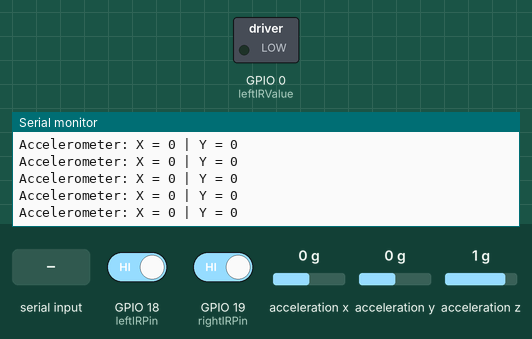
This sketch was run on a simulated ESP32. Parts: switched loads named in the sketch (green lamp = pin HIGH), the last lines printed to the serial monitor. Wiring (inferred from the names in the program): MPU-6050 motion sensor at I2C address 0x68. The test bench sets the inputs (shaded band); at power-on: acceleration x 0 g, GPIO 18 (leftIRPin) HIGH, GPIO 19 (rightIRPin) HIGH, acceleration y 0 g, acceleration z 1 g.

Above: at 1.2 s.
1.3 s: "L" received over Serial
At 1.32 s:
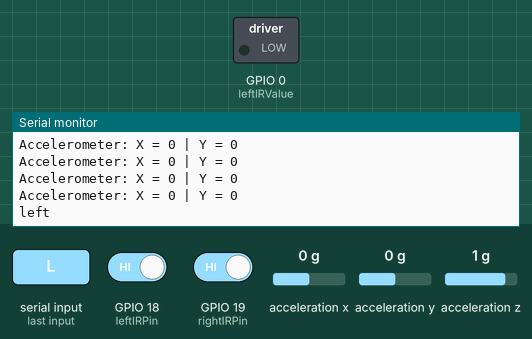
2.8 s: "R" received over Serial
At 2.84 s:
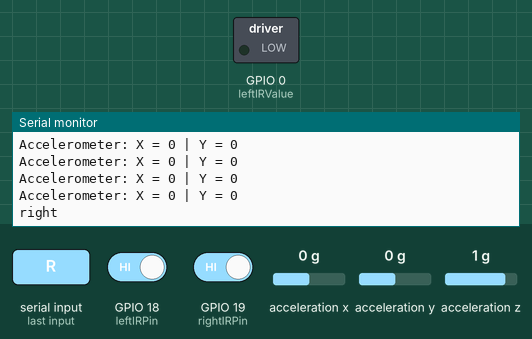
4.3 s: "F" received over Serial
At 4.35 s:
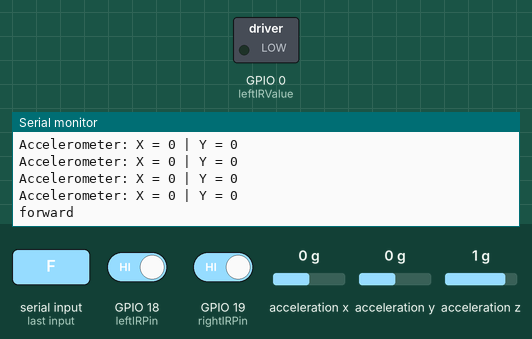
5.8 s: acceleration x set to 0.8 g
At 5.97 s:
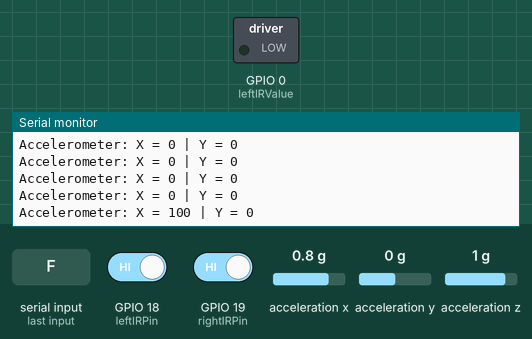

The sketch:

vichelMonitoringSystem.ino
```cpp
#include <SoftwareSerial.h>
#include <Wire.h>

int mappedAcX = 0;
int mappedAcY = 0;
int mappedAcZ = 0;
const int MPU_addr = 0x68; // I2C address of the MPU-6050
char BlueToothValue;

int leftIRValue = 0;
int rightIRValue = 0;
int leftIRPin = 18;
int rightIRPin = 19;
int TotalOverTaking = 0;
int leftPassing = 0;
int rightPassing = 0;
bool LeftIRtriggered = false;
bool RightIRtriggered = false;
// Motor driver connections
#define ENA_PINA 34   // Enable pin for motor A
#define IN1_PIN 32   // Input pin 1 for motor A
#define IN2_PIN 33   // Input pin 2 for motor A
#define ENB_PINB 35   // Enable pin for motor B
#define IN3_PIN 25   // Input pin 1 for motor B
#define IN4_PIN 26   // Input pin 2 for motor B

// GSM
SoftwareSerial SIM900A(5, 17); // gsm module connected here
String GSMmessage = "Accident!";
String phoneNumber = "+8801886772094";

void setup() {
  Serial.begin(9600);

  //gyro
  Wire.begin(); // Initialize the I2C library
  // Wake up the MPU-6050
  Wire.beginTransmission(MPU_addr);

  Wire.write(0x6B); // PWR_MGMT_1 register
  Wire.write(0); // Set to zero (wakes up the MPU-6050)
  Wire.endTransmission(true);

  //TODO: IR
  pinMode(leftIRValue, OUTPUT);
  pinMode(rightIRValue, OUTPUT);

  // TODO: GSM
    SIM900A.begin(9600);
}

//TODO: for IR value
void readIR(){
  leftIRValue = digitalRead(leftIRPin);
  rightIRValue = digitalRead(rightIRPin);

  if (rightIRValue == LOW && !RightIRtriggered) {
    RightIRtriggered = true;
    rightPassing++;

  }else if (rightIRValue == HIGH && RightIRtriggered) {
    RightIRtriggered = false;

  }else if (leftIRValue == LOW && !LeftIRtriggered) {
    LeftIRtriggered = true;
    leftPassing++;

  }else if (leftIRValue == HIGH && LeftIRtriggered) {
    LeftIRtriggered = false;
  }

  TotalOverTaking = leftPassing + rightPassing;
}


//TODO: For GYRO
void readGyroValue(){
  // Read raw accelerometer data
  int16_t AcX, AcY, AcZ;
  Wire.beginTransmission(MPU_addr);
  Wire.write(0x3B); // Starting register address for accelerometer data
  Wire.endTransmission(false);
  Wire.requestFrom(MPU_addr, 6, true); // Request 6 bytes of data

  // Read accelerometer data
  AcX = Wire.read() << 8 | Wire.read();
  AcY = Wire.read() << 8 | Wire.read();
  AcZ = Wire.read() << 8 | Wire.read();

  // Map accelerometer values to range -250 to 250
  mappedAcX = map(AcX, -32768, 32767, -250, 250);
  mappedAcY = map(AcY, -32768, 32767, -250, 250);
  mappedAcZ = map(AcZ, -32768, 32767, -250, 250);


  delay(100); // Delay for 100 milliseconds (0.1 seconds)
}

//TODO: Accident
void accident(){
  if(mappedAcX >= 60 or mappedAcX <= -60){
    // makeCall();
    // sendMessage();
  }else if(mappedAcY >= 60 or mappedAcY <= -60){
    // sendMessage();
    // makeCall();
  }
}

void makeCall(){
  Serial.println("Making a phone call...");

  // AT commands to call a number
  SIM900A.println("AT");
  delay(500);
  SIM900A.println("ATD" + phoneNumber + ";");
  delay(5000); // Adjust the delay based on your requirements
  SIM900A.println("ATH");

  Serial.println("Phone call completed.");
}

void sendMessage(){
  Serial.println ("Sending Message please wait….");
  SIM900A.println("AT+CMGF=1"); //Text Mode initialisation
  delay(1000);
  Serial.println ("Set SMS Number");
  SIM900A.println("AT+CMGS=\"" + phoneNumber + "\"");
  delay(1000);
  Serial.println ("Set SMS Content");
  SIM900A.println(GSMmessage);// Messsage content
  delay(100);
  Serial.println ("Done");
  SIM900A.println((char)26);
  Serial.println ("Message sent succesfully");

}

// TODO: for car movement

void left(){
  Serial.println("left");
}

void right(){
  Serial.println("right");
}

void forward(){
  Serial.println("forward");
}

void backward(){
  Serial.println("backward");
}

void stop(){
  Serial.println("Stop");
}

void readBluetoothData(){
  if (Serial.available()) {
    BlueToothValue = Serial.read();
    if(BlueToothValue == 'L'){
      left();
    }else if (BlueToothValue == 'R') {
      right();
    }else if (BlueToothValue == 'F') {
      forward();
    }else if (BlueToothValue == 'B') {
      backward();
    }else if (BlueToothValue == 'S') {
      stop();
    }
  }
}

void testing(){
  // Geyro
  Serial.print("Accelerometer: X = ");
  Serial.print(mappedAcX);
  Serial.print(" | Y = ");
  Serial.println(mappedAcY);
  // Serial.print(" | Z = ");
  // Serial.println(mappedAcZ);

  // IR
  // Serial.println(leftIRValue);
  // Serial.println(rightIRValue);
  // Serial.print("left taking");
  // Serial.println(leftPassing);

  // Serial.print("right taking");
  // Serial.println(rightPassing);

  // Serial.print("total taking");
  // Serial.println(TotalOverTaking);

}

void loop() {
  readBluetoothData();
  readGyroValue();
  accident();
  readIR();
  testing();
}
```

Measured:
- after the input at 1.3 s, the serial monitor: prints a new line at once (image 1)
- after the input at 2.8 s, the serial monitor: prints a new line at once (image 2)
- after the input at 4.3 s, the serial monitor: prints a new line after 0.05 s (image 3)
- after the input at 5.8 s, the serial monitor: prints a new line after 0.17 s (image 4)
